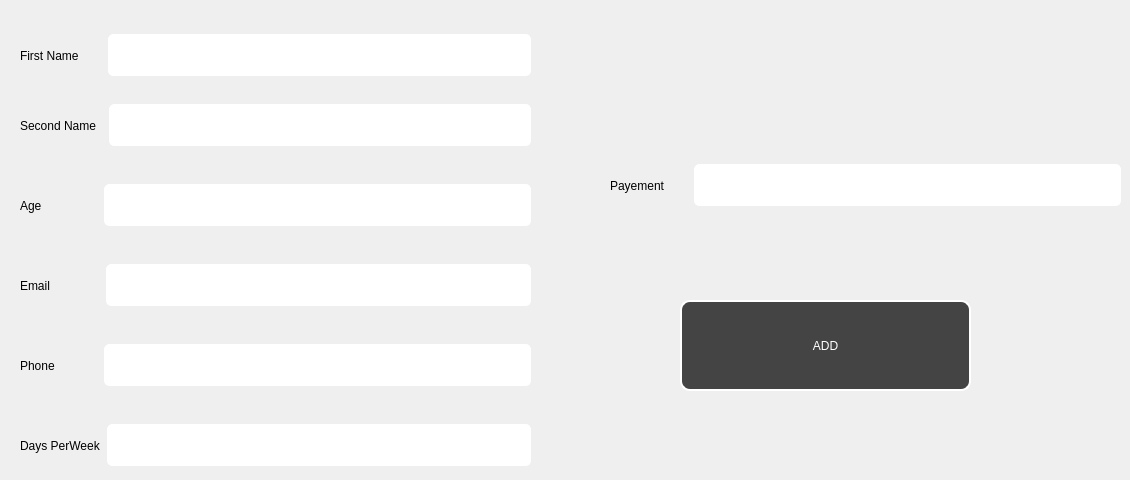
      <widget class="QWidget" name="tab_15">
       <attribute name="title">
        <string>Add Coach              </string>
       </attribute>
       <widget class="QWidget" name="horizontalLayoutWidget_29">
        <property name="geometry">
         <rect>
          <x>20</x>
          <y>30</y>
          <width>511</width>
          <height>51</height>
         </rect>
        </property>
        <layout class="QHBoxLayout" name="horizontalLayout_30">
         <item>
          <widget class="QLabel" name="label_34">
           <property name="styleSheet">
            <string notr="true">font: 600 12pt &quot;Segoe UI&quot;;</string>
           </property>
           <property name="text">
            <string>First Name       </string>
           </property>
          </widget>
         </item>
         <item>
          <widget class="QLineEdit" name="lineEdit_30">
           <property name="styleSheet">
            <string notr="true">border:1px solid white;
border-radius:5px;
color:white;
height:40px;
padding-left:10px;
font: 700 14pt &quot;Segoe UI&quot;;</string>
           </property>
          </widget>
         </item>
        </layout>
       </widget>
       <widget class="QWidget" name="horizontalLayoutWidget_30">
        <property name="geometry">
         <rect>
          <x>20</x>
          <y>100</y>
          <width>511</width>
          <height>51</height>
         </rect>
        </property>
        <layout class="QHBoxLayout" name="horizontalLayout_31">
         <item>
          <widget class="QLabel" name="label_35">
           <property name="styleSheet">
            <string notr="true">font: 600 12pt &quot;Segoe UI&quot;;
</string>
           </property>
           <property name="text">
            <string>Second Name  </string>
           </property>
          </widget>
         </item>
         <item>
          <widget class="QLineEdit" name="lineEdit_31">
           <property name="styleSheet">
            <string notr="true">border:1px solid white;
border-radius:5px;
color:white;
height:40px;
padding-left:10px;
font: 700 14pt &quot;Segoe UI&quot;;</string>
           </property>
          </widget>
         </item>
        </layout>
       </widget>
       <widget class="QWidget" name="horizontalLayoutWidget_31">
        <property name="geometry">
         <rect>
          <x>20</x>
          <y>180</y>
          <width>511</width>
          <height>51</height>
         </rect>
        </property>
        <layout class="QHBoxLayout" name="horizontalLayout_32">
         <item>
          <widget class="QLabel" name="label_36">
           <property name="styleSheet">
            <string notr="true">font: 600 12pt &quot;Segoe UI&quot;;</string>
           </property>
           <property name="text">
            <string>Age                 </string>
           </property>
          </widget>
         </item>
         <item>
          <widget class="QLineEdit" name="lineEdit_32">
           <property name="styleSheet">
            <string notr="true">border:1px solid white;
border-radius:5px;
color:white;
height:40px;
padding-left:10px;
font: 700 14pt &quot;Segoe UI&quot;;</string>
           </property>
          </widget>
         </item>
        </layout>
       </widget>
       <widget class="QWidget" name="horizontalLayoutWidget_32">
        <property name="geometry">
         <rect>
          <x>20</x>
          <y>340</y>
          <width>511</width>
          <height>51</height>
         </rect>
        </property>
        <layout class="QHBoxLayout" name="horizontalLayout_33">
         <item>
          <widget class="QLabel" name="label_37">
           <property name="styleSheet">
            <string notr="true">font: 600 12pt &quot;Segoe UI&quot;;
</string>
           </property>
           <property name="text">
            <string>Phone             </string>
           </property>
          </widget>
         </item>
         <item>
          <widget class="QLineEdit" name="lineEdit_33">
           <property name="styleSheet">
            <string notr="true">border:1px solid white;
border-radius:5px;
color:white;
height:40px;
padding-left:10px;
font: 700 14pt &quot;Segoe UI&quot;;
</string>
           </property>
          </widget>
         </item>
        </layout>
       </widget>
       <widget class="QWidget" name="horizontalLayoutWidget_34">
        <property name="geometry">
         <rect>
          <x>20</x>
          <y>260</y>
          <width>511</width>
          <height>51</height>
         </rect>
        </property>
        <layout class="QHBoxLayout" name="horizontalLayout_35">
         <item>
          <widget class="QLabel" name="label_39">
           <property name="styleSheet">
            <string notr="true">font: 600 12pt &quot;Segoe UI&quot;;</string>
           </property>
           <property name="text">
            <string>Email               </string>
           </property>
          </widget>
         </item>
         <item>
          <widget class="QLineEdit" name="lineEdit_35">
           <property name="styleSheet">
            <string notr="true">border:1px solid white;
border-radius:5px;
color:white;
height:40px;
padding-left:10px;
font: 700 14pt &quot;Segoe UI&quot;;</string>
           </property>
          </widget>
         </item>
        </layout>
       </widget>
       <widget class="QWidget" name="horizontalLayoutWidget_35">
        <property name="geometry">
         <rect>
          <x>20</x>
          <y>420</y>
          <width>511</width>
          <height>51</height>
         </rect>
        </property>
        <layout class="QHBoxLayout" name="horizontalLayout_36">
         <item>
          <widget class="QLabel" name="label_40">
           <property name="styleSheet">
            <string notr="true">font: 600 12pt &quot;Segoe UI&quot;;</string>
           </property>
           <property name="text">
            <string>Days PerWeek</string>
           </property>
          </widget>
         </item>
         <item>
          <widget class="QLineEdit" name="lineEdit_36">
           <property name="styleSheet">
            <string notr="true">border:1px solid white;
border-radius:5px;
color:white;
height:40px;
padding-left:10px;
font: 700 14pt &quot;Segoe UI&quot;;</string>
           </property>
          </widget>
         </item>
        </layout>
       </widget>
       <widget class="QWidget" name="horizontalLayoutWidget_36">
        <property name="geometry">
         <rect>
          <x>610</x>
          <y>160</y>
          <width>511</width>
          <height>51</height>
         </rect>
        </property>
        <layout class="QHBoxLayout" name="horizontalLayout_37">
         <item>
          <widget class="QLabel" name="label_41">
           <property name="styleSheet">
            <string notr="true">font: 600 12pt &quot;Segoe UI&quot;;</string>
           </property>
           <property name="text">
            <string>Payement       </string>
           </property>
          </widget>
         </item>
         <item>
          <widget class="QLineEdit" name="lineEdit_37">
           <property name="styleSheet">
            <string notr="true">border:1px solid white;
border-radius:5px;
color:white;
height:40px;
padding-left:10px;
font: 700 14pt &quot;Segoe UI&quot;;</string>
           </property>
          </widget>
         </item>
        </layout>
       </widget>
       <widget class="QPushButton" name="pushButton_17">
        <property name="geometry">
         <rect>
          <x>680</x>
          <y>300</y>
          <width>291</width>
          <height>91</height>
         </rect>
        </property>
        <property name="cursor">
         <cursorShape>PointingHandCursor</cursorShape>
        </property>
        <property name="styleSheet">
         <string notr="true">border-radius:10px;
border:2px solid white;
color:white;
background-color: rgb(68, 68, 68);
font: 700 16pt &quot;Segoe UI&quot;;</string>
        </property>
        <property name="text">
         <string>ADD</string>
        </property>
       </widget>
      </widget>
